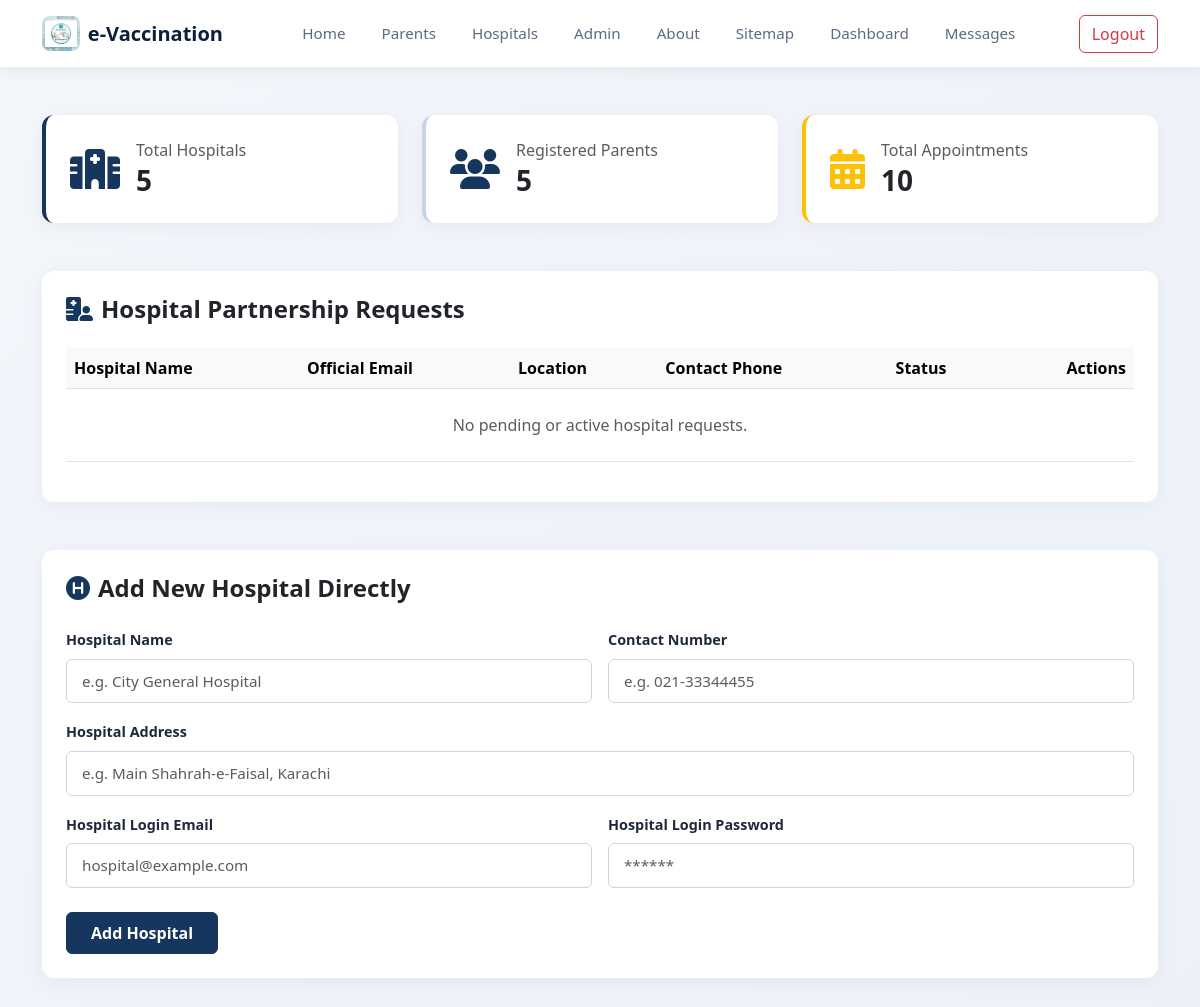
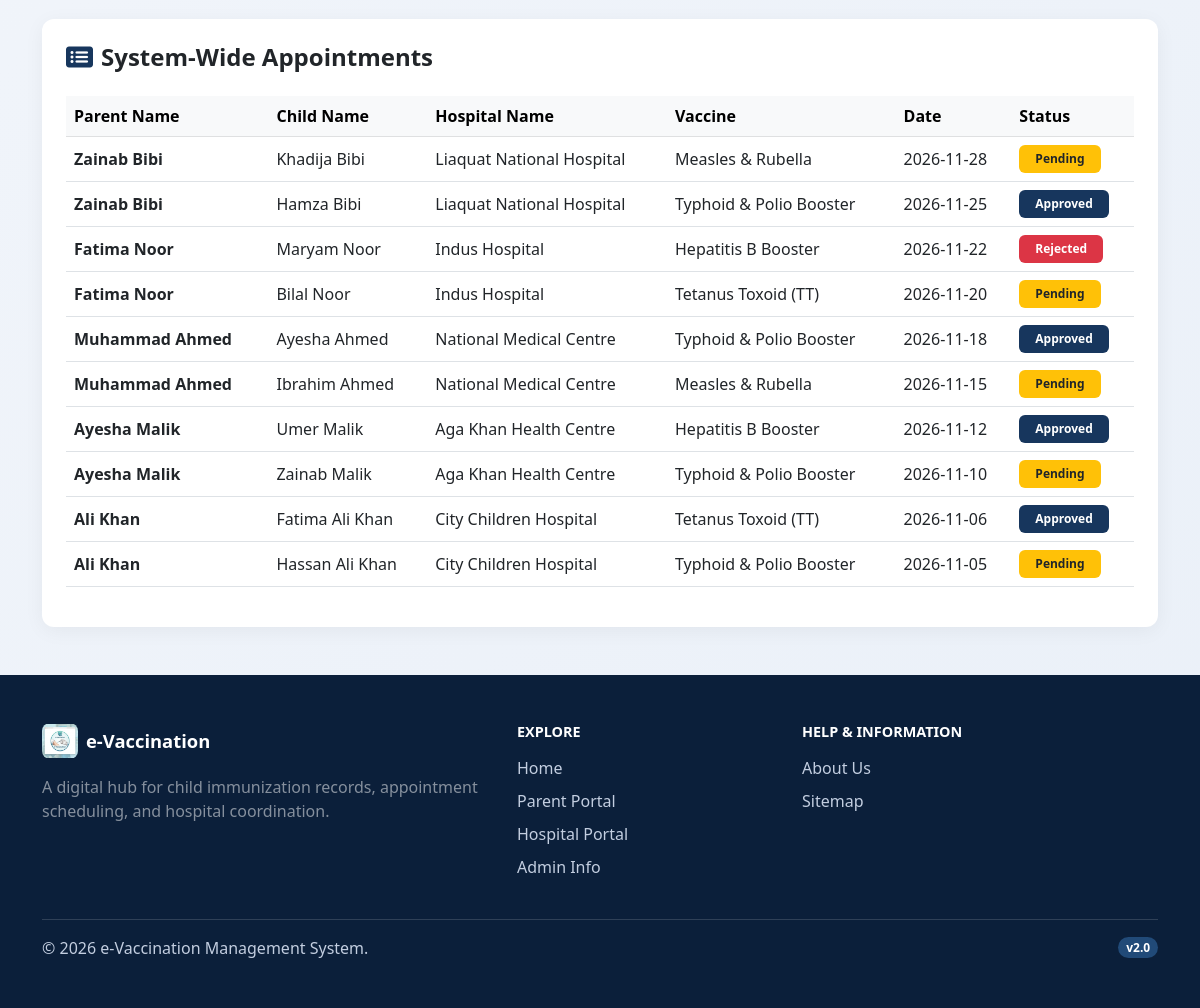
Page /admin_dashboard.php (signed in) on the committed database (2 pictures, top to bottom).
### tables this page shows
CREATE TABLE `appointments` (
  `id` int(11) NOT NULL,
  `parent_id` int(11) NOT NULL,
  `child_id` int(11) NOT NULL,
  `hospital_id` int(11) NOT NULL,
  `vaccine_name` varchar(100) NOT NULL,
  `appointment_date` date NOT NULL,
  `status` enum('Pending','Approved','Rejected','Completed') DEFAULT 'Pending'
);

CREATE TABLE `users` (
  `id` int(11) NOT NULL,
  `name` varchar(100) NOT NULL,
  `email` varchar(100) NOT NULL,
  `password` varchar(255) NOT NULL,
  `role` enum('admin','parent','hospital') NOT NULL
);

CREATE TABLE `children` (
  `id` int(11) NOT NULL,
  `parent_id` int(11) NOT NULL,
  `child_name` varchar(100) NOT NULL,
  `age` int(11) NOT NULL,
  `gender` enum('Male','Female','Other') NOT NULL,
  `grade` varchar(50) NOT NULL
);

CREATE TABLE `hospitals` (
  `id` int(11) NOT NULL,
  `user_id` int(11) NOT NULL,
  `hospital_name` varchar(150) NOT NULL,
  `address` text NOT NULL,
  `contact_number` varchar(20) DEFAULT NULL
);

### admin_dashboard.php (the view, shortened to what this page needs)
<?php
include 'conn.php';
$total_hospitals    = mysqli_num_rows(mysqli_query($conn, "SELECT * FROM hospitals"));
$total_parents      = mysqli_num_rows(mysqli_query($conn, "SELECT * FROM users WHERE role = 'parent'"));
$total_appointments = mysqli_num_rows(mysqli_query($conn, "SELECT * FROM appointments"));
$hospital_requests  = mysqli_query($conn, "SELECT * FROM hospital_requests ORDER BY id DESC");
$all_appointments   = mysqli_query($conn, "SELECT appointments.*, children.child_name, hospitals.hospital_name, users.name AS parent_name
    FROM appointments
    JOIN children ON appointments.child_id = children.id
    JOIN hospitals ON appointments.hospital_id = hospitals.id
    JOIN users ON appointments.parent_id = users.id
    ORDER BY appointments.appointment_date DESC");
?>
<!DOCTYPE html>
<html lang="en">
<head>
    <link href="https://cdn.jsdelivr.net/npm/bootstrap@5.3.0/dist/css/bootstrap.min.css" rel="stylesheet">
    <link rel="stylesheet" href="https://cdnjs.cloudflare.com/ajax/libs/font-awesome/6.4.0/css/all.min.css">
    <link rel="stylesheet" href="style.css?v=navy-2026">
</head>
<body>
    <?php require __DIR__ . '/includes/header.php'; ?>
    <div class="container my-5">
        <div class="row g-4 mb-5">
            <div class="col-md-4">
                <div class="card border-0 shadow-sm rounded-4 p-4 bg-white border-start border-primary border-4">
                    <div class="d-flex align-items-center">
                        <div class="fs-1 text-primary me-3"><i class="fas fa-hospital"></i></div>
                        <div>
                            <h6 class="text-muted mb-1">Total Hospitals</h6>
                            <h3 class="fw-bold mb-0"><?php echo $total_hospitals; ?></h3>
                        </div>
                    </div>
                </div>
            </div>
            <div class="col-md-4">
                <div class="card border-0 shadow-sm rounded-4 p-4 bg-white border-start border-success border-4">
                    <div class="d-flex align-items-center">
                        <div class="fs-1 text-success me-3"><i class="fas fa-users"></i></div>
                        <div>
                            <h6 class="text-muted mb-1">Registered Parents</h6>
                            <h3 class="fw-bold mb-0"><?php echo $total_parents; ?></h3>
                        </div>
                    </div>
                </div>
            </div>
            <div class="col-md-4">
                <div class="card border-0 shadow-sm rounded-4 p-4 bg-white border-start border-warning border-4">
                    <div class="d-flex align-items-center">
                        <div class="fs-1 text-warning me-3"><i class="fas fa-calendar-alt"></i></div>
                        <div>
                            <h6 class="text-muted mb-1">Total Appointments</h6>
                            <h3 class="fw-bold mb-0"><?php echo $total_appointments; ?></h3>
                        </div>
                    </div>
                </div>
            </div>
        </div>
        <div class="card shadow-sm border-0 rounded-4 p-4 mb-5 bg-white">
            <h4 class="fw-bold mb-4 text-dark"><i class="fas fa-hospital-user text-primary me-2"></i>Hospital Partnership Requests</h4>
            <div class="table-responsive">
                <table class="table table-hover align-middle">
                    <thead class="table-light">
                        <tr>
                            <th>Hospital Name</th>
                            <th>Official Email</th>
                            <th>Location</th>
                            <th>Contact Phone</th>
                            <th>Status</th>
                            <th class="text-end">Actions</th>
                        </tr>
                    </thead>
                    <tbody>
                        <?php if ($hospital_requests && mysqli_num_rows($hospital_requests) > 0): ?>
                            <?php while ($req = mysqli_fetch_assoc($hospital_requests)): ?>
                                <tr>
                                    <td class="fw-semibold"><?php echo htmlspecialchars($req['hospital_name']); ?></td>
                                    <td><?php echo htmlspecialchars($req['hospital_email']); ?></td>
                                    <td><?php echo htmlspecialchars($req['hospital_location']); ?></td>
                                    <td><?php echo htmlspecialchars($req['hospital_phone']); ?></td>
                                    <td>
                                        <?php if ($req['status'] == 'Approved'): ?>
                                            <span class="badge bg-success px-3 py-2">Approved</span>
                                        <?php elseif ($req['status'] == 'Rejected'): ?>
                                            <span class="badge bg-danger px-3 py-2">Rejected</span>
                                        <?php else: ?>
                                            <span class="badge bg-warning text-dark px-3 py-2">Pending</span>
                                        <?php endif; ?>
                                    </td>
                                    <td class="text-end">
                                        <?php if ($req['status'] == 'Pending'): ?>
                                            <a href="admin_dashboard.php?approve_id=<?php echo $req['id']; ?>" class="btn btn-sm btn-success me-1 fw-semibold" onclick="return confirm('Approve this hospital?')">
                                                <i class="fas fa-check me-1"></i>Approve
                                            </a>
                                            <a href="admin_dashboard.php?reject_id=<?php echo $req['id']; ?>" class="btn btn-sm btn-outline-danger fw-semibold" onclick="return confirm('Reject this request?')">
                                                <i class="fas fa-times me-1"></i>Reject
                                            </a>
                                        <?php else: ?>
                                            <span class="text-muted small">Processed</span>
                                        <?php endif; ?>
                                    </td>
                                </tr>
                            <?php endwhile; ?>
                        <?php else: ?>
                            <tr>
                                <td colspan="6" class="text-center text-muted py-4">No pending or active hospital requests.</td>
                            </tr>
                        <?php endif; ?>
                    </tbody>
                </table>
            </div>
        </div>
        <div class="card shadow-sm border-0 rounded-4 p-4 mb-5 bg-white">
            <h4 class="fw-bold mb-4 text-dark"><i class="fas fa-hospital-symbol text-primary me-2"></i>Add New Hospital Directly</h4>
            <form action="" method="POST">
                <div class="row g-3">
                    <div class="col-md-6">
                        <label class="form-label fw-semibold">Hospital Name</label>
                        <input type="text" name="hospital_name" class="form-control" required placeholder="e.g. City General Hospital">
                    </div>
                    <div class="col-md-6">
                        <label class="form-label fw-semibold">Contact Number</label>
                        <input type="text" name="contact_number" class="form-control" required placeholder="e.g. 021-33344455">
                    </div>
                    <div class="col-md-12">
                        <label class="form-label fw-semibold">Hospital Address</label>
                        <input type="text" name="address" class="form-control" required placeholder="e.g. Main Shahrah-e-Faisal, Karachi">
                    </div>
                    <div class="col-md-6">
                        <label class="form-label fw-semibold">Hospital Login Email</label>
                        <input type="email" name="email" class="form-control" required placeholder="hospital@example.com">
                    </div>
                    <div class="col-md-6">
                        <label class="form-label fw-semibold">Hospital Login Password</label>
                        <input type="password" name="password" class="form-control" required placeholder="******">
                    </div>
                    <div class="col-12 mt-4">
                        <button type="submit" name="add_hospital" class="btn btn-primary px-4 py-2 fw-bold">Add Hospital</button>
                    </div>
                </div>
            </form>
        </div>
        <div class="card shadow-sm border-0 rounded-4 p-4 bg-white">
            <h4 class="fw-bold mb-4 text-dark"><i class="fas fa-list-alt text-primary me-2"></i>System-Wide Appointments</h4>
            <div class="table-responsive">
                <table class="table table-hover align-middle">
                    <thead class="table-light">
                        <tr>
                            <th>Parent Name</th>
                            <th>Child Name</th>
                            <th>Hospital Name</th>
                            <th>Vaccine</th>
                            <th>Date</th>
                            <th>Status</th>
                        </tr>
                    </thead>
                    <tbody>
                        <?php if ($all_appointments && mysqli_num_rows($all_appointments) > 0): ?>
                            <?php while ($row = mysqli_fetch_assoc($all_appointments)): ?>
                                <tr>
                                    <td class="fw-semibold"><?php echo htmlspecialchars($row['parent_name']); ?></td>
                                    <td><?php echo htmlspecialchars($row['child_name']); ?></td>
                                    <td><?php echo htmlspecialchars($row['hospital_name']); ?></td>
                                    <td><?php echo htmlspecialchars($row['vaccine_name']); ?></td>
                                    <td><?php echo htmlspecialchars($row['appointment_date']); ?></td>
                                    <td>
                                        <?php if ($row['status'] == 'Approved'): ?>
                                            <span class="badge bg-success px-3 py-2">Approved</span>
                                        <?php elseif ($row['status'] == 'Rejected'): ?>
                                            <span class="badge bg-danger px-3 py-2">Rejected</span>
                                        <?php else: ?>
                                            <span class="badge bg-warning text-dark px-3 py-2">Pending</span>
                                        <?php endif; ?>
                                    </td>
                                </tr>
                            <?php endwhile; ?>
                        <?php else: ?>
                            <tr>
                                <td colspan="6" class="text-center text-muted py-4">No appointments found in the system yet.</td>
                            </tr>
                        <?php endif; ?>
                    </tbody>
                </table>
            </div>
        </div>
    </div>
    <?php require __DIR__ . '/includes/footer.php'; ?>
</body>
</html>

### style.css (style rules this page uses)
:root { --navy-950: #0b1f3a; --navy-900: #102a4c; --navy-800: #17365d; --navy-700: #214a78; --blue-600: #2563eb; --blue-100: #eaf0f8; --slate-900: #172b4d; --slate-600: #5b6b82; --surface: #ffffff; --light-bg: #f3f6fb; --primary-color: var(--navy-800); --primary-hover: var(--navy-900); --dark-text: var(--slate-900); --bs-primary: var(--navy-800); --bs-primary-rgb: 23, 54, 93; --bs-link-color: var(--navy-800); --bs-link-hover-color: var(--blue-600); --bs-success: var(--navy-800); --bs-success-rgb: 23, 54, 93; --bs-success-text-emphasis: var(--navy-900); --bs-success-bg-subtle: var(--blue-100); --bs-success-border-subtle: #c7d4e5; }
body { font-family: 'Segoe UI', Tahoma, Geneva, Verdana, sans-serif; background-color: var(--light-bg); color: var(--dark-text); overflow-x: hidden; }
.text-success { color: var(--navy-800) !important; }
.bg-success { background-color: var(--navy-800) !important; }
.border-success, .border-success-subtle { border-color: #c7d4e5 !important; }
.card { border: none; box-shadow: 0 4px 20px rgba(0, 0, 0, 0.05) !important; border-radius: 12px !important; background-color: #ffffff; }
.form-control { padding: 10px 15px; font-size: 0.95rem; border: 1px solid #cbd5e1; border-radius: 6px; }
.form-label { font-weight: 500; color: #1e293b; font-size: 0.9rem; }
.btn-primary { background-color: var(--primary-color) !important; border-color: var(--primary-color) !important; font-size: 1rem; border-radius: 6px; transition: background-color 0.2s ease; }

### admin_dashboard.php (style rules this page uses)
body { background: linear-gradient(135deg, #f3f6fb 0%, #eaf0f8 100%); min-height: 100vh; }

### rows in the picture
appointments: parent.name "Zainab Bibi", child.child_name "Khadija Bibi", hospital.hospital_name "Liaquat National Hospital", vaccine_name "Measles & Rubella", appointment_date "2026-11-28", status "Pending"
appointments: parent.name "Zainab Bibi", child.child_name "Hamza Bibi", hospital.hospital_name "Liaquat National Hospital", vaccine_name "Typhoid & Polio Booster", appointment_date "2026-11-25", status "Approved"
appointments: parent.name "Fatima Noor", child.child_name "Maryam Noor", hospital.hospital_name "Indus Hospital", vaccine_name "Hepatitis B Booster", appointment_date "2026-11-22", status "Rejected"
appointments: parent.name "Fatima Noor", child.child_name "Bilal Noor", hospital.hospital_name "Indus Hospital", vaccine_name "Tetanus Toxoid (TT)", appointment_date "2026-11-20", status "Pending"
appointments: parent.name "Muhammad Ahmed", child.child_name "Ayesha Ahmed", hospital.hospital_name "National Medical Centre", vaccine_name "Typhoid & Polio Booster", appointment_date "2026-11-18", status "Approved"
appointments: parent.name "Muhammad Ahmed", child.child_name "Ibrahim Ahmed", hospital.hospital_name "National Medical Centre", vaccine_name "Measles & Rubella", appointment_date "2026-11-15", status "Pending"
appointments: parent.name "Ayesha Malik", child.child_name "Umer Malik", hospital.hospital_name "Aga Khan Health Centre", vaccine_name "Hepatitis B Booster", appointment_date "2026-11-12", status "Approved"
appointments: parent.name "Ayesha Malik", child.child_name "Zainab Malik", hospital.hospital_name "Aga Khan Health Centre", vaccine_name "Typhoid & Polio Booster", appointment_date "2026-11-10", status "Pending"
appointments: parent.name "Ali Khan", child.child_name "Fatima Ali Khan", hospital.hospital_name "City Children Hospital", vaccine_name "Tetanus Toxoid (TT)", appointment_date "2026-11-06", status "Approved"
appointments: parent.name "Ali Khan", child.child_name "Hassan Ali Khan", hospital.hospital_name "City Children Hospital", vaccine_name "Typhoid & Polio Booster", appointment_date "2026-11-05", status "Pending"

### other values in the picture
$total_hospitals "5"
$total_parents "5"
$total_appointments "10"
